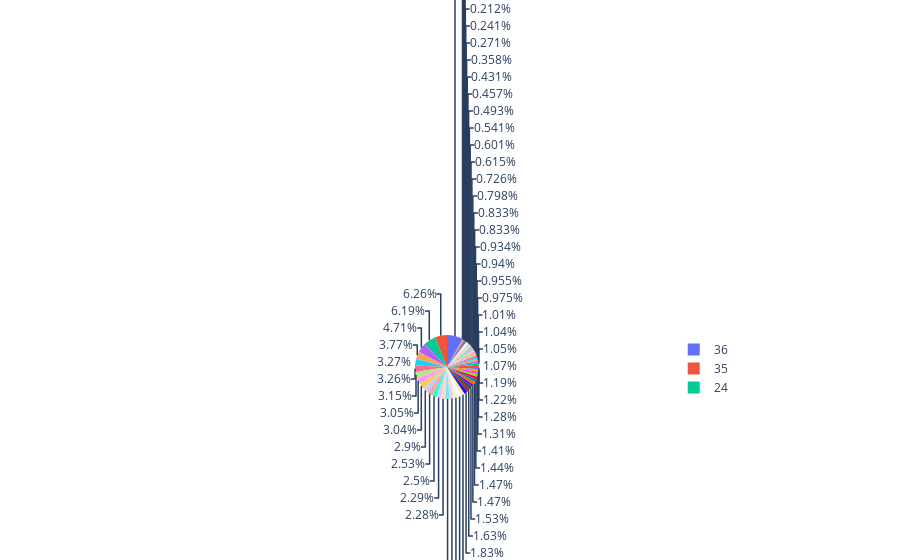

Here is the notebook cell this chart was saved with:
### Code cell
#Quiz 6
fareSum = df.groupby('Age').sum()
fig = px.pie(fareSum,
             values='Fare',
             names=fareSum.index,
             hover_data =['Fare'])
fig.show()

### Figure 1 — Plotly figure (JSON) as saved in the notebook; plotly's stock layout.template omitted (floating-point values rounded to 4 significant figures)
{"data": [{"customdata": [[151.6], [39], [188.0], [26], [137.6], [12.47], [120], [120], [211.3], [183.9], [276.8], [678.4], [471.1], [417.6], [171.1], [453.4], [890.7], [305.7], [30], [364.3], [62.05], [328.9], [264.7], [437.6], [114.8], [13], [234.6], [23.5], [900.8], [1156.0], [26], [135.4], [542.3], [329.6], [319.0], [134.5], [86.49], [211.3], [175.7], [145.5], [28.5], [140.4], [202.7], [220.8], [359.6], [438.6], [104.5], [281.9], [51.48], [207.4], [30.5], [149.4], [10.5], [469.5], [154.4], [65.82], [26.55], [77.96], [263], [88.53], [71], [34.65], [30]], "domain": {"x": [0, 1], "y": [0, 1]}, "hoverlabel": {"namelength": 0}, "hovertemplate": "Fare=%{value}<br>label=%{label}", "labels": [0.92, 1, 2, 3, 4, 6, 11, 14, 15, 16, 17, 18, 19, 21, 22, 23, 24, 25, 26, 27, 28, 29, 30, 31, 32, 32.5, 33, 34, 35, 36, 36.5, 37, 38, 39, 40, 41, 42, 43, 44, 45, 45.5, 46, 47, 48, 49, 50, 51, 52, 53, 54, 55, 56, 57, 58, 60, 61, 62, 63, 64, 65, 70, 71, 80], "legendgroup": "", "name": "", "showlegend": true, "type": "pie", "values": [151.6, 39, 188.0, 26, 137.6, 12.47, 120, 120, 211.3, 183.9, 276.8, 678.4, 471.1, 417.6, 171.1, 453.4, 890.7, 305.7, 30, 364.3, 62.05, 328.9, 264.7, 437.6, 114.8, 13, 234.6, 23.5, 900.8, 1156.0, 26, 135.4, 542.3, 329.6, 319.0, 134.5, 86.49, 211.3, 175.7, 145.5, 28.5, 140.4, 202.7, 220.8, 359.6, 438.6, 104.5, 281.9, 51.48, 207.4, 30.5, 149.4, 10.5, 469.5, 154.4, 65.82, 26.55, 77.96, 263, 88.53, 71, 34.65, 30]}], "layout": {"legend": {"tracegroupgap": 0}, "margin": {"t": 60}}}
